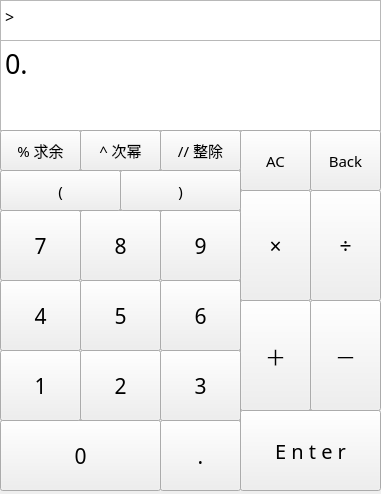
<?xml version="1.0" encoding="UTF-8"?>
<ui version="4.0">
 <class>MainWindow</class>
 <widget class="QMainWindow" name="MainWindow">
  <property name="geometry">
   <rect>
    <x>0</x>
    <y>0</y>
    <width>381</width>
    <height>494</height>
   </rect>
  </property>
  <property name="minimumSize">
   <size>
    <width>381</width>
    <height>494</height>
   </size>
  </property>
  <property name="maximumSize">
   <size>
    <width>381</width>
    <height>494</height>
   </size>
  </property>
  <property name="windowTitle">
   <string>极简-Fry</string>
  </property>
  <widget class="QWidget" name="centralwidget">
   <widget class="QPlainTextEdit" name="Command">
    <property name="geometry">
     <rect>
      <x>0</x>
      <y>0</y>
      <width>381</width>
      <height>41</height>
     </rect>
    </property>
    <property name="font">
     <font>
      <family>Bahnschrift Light SemiCondensed</family>
      <pointsize>12</pointsize>
     </font>
    </property>
    <property name="readOnly">
     <bool>true</bool>
    </property>
    <property name="plainText">
     <string>&gt;</string>
    </property>
   </widget>
   <widget class="QPlainTextEdit" name="ResultNum">
    <property name="geometry">
     <rect>
      <x>0</x>
      <y>40</y>
      <width>381</width>
      <height>91</height>
     </rect>
    </property>
    <property name="font">
     <font>
      <family>Bahnschrift Light</family>
      <pointsize>20</pointsize>
     </font>
    </property>
    <property name="styleSheet">
     <string notr="true"/>
    </property>
    <property name="readOnly">
     <bool>true</bool>
    </property>
    <property name="plainText">
     <string>0.</string>
    </property>
   </widget>
   <widget class="QPushButton" name="key4">
    <property name="geometry">
     <rect>
      <x>0</x>
      <y>280</y>
      <width>81</width>
      <height>71</height>
     </rect>
    </property>
    <property name="font">
     <font>
      <family>Microsoft JhengHei Light</family>
      <pointsize>16</pointsize>
     </font>
    </property>
    <property name="styleSheet">
     <string notr="true"/>
    </property>
    <property name="text">
     <string>4</string>
    </property>
   </widget>
   <widget class="QPushButton" name="Minus">
    <property name="geometry">
     <rect>
      <x>310</x>
      <y>300</y>
      <width>71</width>
      <height>111</height>
     </rect>
    </property>
    <property name="font">
     <font>
      <family>Microsoft JhengHei Light</family>
      <pointsize>16</pointsize>
     </font>
    </property>
    <property name="styleSheet">
     <string notr="true"/>
    </property>
    <property name="text">
     <string>－</string>
    </property>
   </widget>
   <widget class="QPushButton" name="key6">
    <property name="geometry">
     <rect>
      <x>160</x>
      <y>280</y>
      <width>81</width>
      <height>71</height>
     </rect>
    </property>
    <property name="font">
     <font>
      <family>Microsoft JhengHei Light</family>
      <pointsize>16</pointsize>
     </font>
    </property>
    <property name="styleSheet">
     <string notr="true"/>
    </property>
    <property name="text">
     <string>6</string>
    </property>
   </widget>
   <widget class="QPushButton" name="num_dot">
    <property name="geometry">
     <rect>
      <x>160</x>
      <y>420</y>
      <width>81</width>
      <height>71</height>
     </rect>
    </property>
    <property name="font">
     <font>
      <family>Microsoft JhengHei Light</family>
      <pointsize>16</pointsize>
     </font>
    </property>
    <property name="styleSheet">
     <string notr="true"/>
    </property>
    <property name="text">
     <string>.</string>
    </property>
   </widget>
   <widget class="QPushButton" name="key5">
    <property name="geometry">
     <rect>
      <x>80</x>
      <y>280</y>
      <width>81</width>
      <height>71</height>
     </rect>
    </property>
    <property name="font">
     <font>
      <family>Microsoft JhengHei Light</family>
      <pointsize>16</pointsize>
     </font>
    </property>
    <property name="styleSheet">
     <string notr="true"/>
    </property>
    <property name="text">
     <string>5</string>
    </property>
   </widget>
   <widget class="QPushButton" name="key8">
    <property name="geometry">
     <rect>
      <x>80</x>
      <y>210</y>
      <width>81</width>
      <height>71</height>
     </rect>
    </property>
    <property name="font">
     <font>
      <family>Microsoft JhengHei Light</family>
      <pointsize>16</pointsize>
     </font>
    </property>
    <property name="styleSheet">
     <string notr="true"/>
    </property>
    <property name="text">
     <string>8</string>
    </property>
   </widget>
   <widget class="QPushButton" name="Plus">
    <property name="geometry">
     <rect>
      <x>240</x>
      <y>300</y>
      <width>71</width>
      <height>111</height>
     </rect>
    </property>
    <property name="font">
     <font>
      <family>Microsoft JhengHei Light</family>
      <pointsize>16</pointsize>
     </font>
    </property>
    <property name="styleSheet">
     <string notr="true"/>
    </property>
    <property name="text">
     <string>＋</string>
    </property>
   </widget>
   <widget class="QPushButton" name="key2">
    <property name="geometry">
     <rect>
      <x>80</x>
      <y>350</y>
      <width>81</width>
      <height>71</height>
     </rect>
    </property>
    <property name="font">
     <font>
      <family>Microsoft JhengHei Light</family>
      <pointsize>16</pointsize>
     </font>
    </property>
    <property name="styleSheet">
     <string notr="true"/>
    </property>
    <property name="text">
     <string>2</string>
    </property>
   </widget>
   <widget class="QPushButton" name="Times">
    <property name="geometry">
     <rect>
      <x>240</x>
      <y>190</y>
      <width>71</width>
      <height>111</height>
     </rect>
    </property>
    <property name="font">
     <font>
      <family>Microsoft JhengHei Light</family>
      <pointsize>16</pointsize>
     </font>
    </property>
    <property name="styleSheet">
     <string notr="true"/>
    </property>
    <property name="text">
     <string>×</string>
    </property>
   </widget>
   <widget class="QPushButton" name="key0">
    <property name="geometry">
     <rect>
      <x>0</x>
      <y>420</y>
      <width>161</width>
      <height>71</height>
     </rect>
    </property>
    <property name="font">
     <font>
      <family>Microsoft JhengHei Light</family>
      <pointsize>16</pointsize>
     </font>
    </property>
    <property name="styleSheet">
     <string notr="true"/>
    </property>
    <property name="text">
     <string>0</string>
    </property>
   </widget>
   <widget class="QPushButton" name="key9">
    <property name="geometry">
     <rect>
      <x>160</x>
      <y>210</y>
      <width>81</width>
      <height>71</height>
     </rect>
    </property>
    <property name="font">
     <font>
      <family>Microsoft JhengHei Light</family>
      <pointsize>16</pointsize>
     </font>
    </property>
    <property name="styleSheet">
     <string notr="true"/>
    </property>
    <property name="text">
     <string>9</string>
    </property>
   </widget>
   <widget class="QToolButton" name="AC">
    <property name="geometry">
     <rect>
      <x>240</x>
      <y>130</y>
      <width>71</width>
      <height>61</height>
     </rect>
    </property>
    <property name="font">
     <font>
      <family>Corbel Light</family>
      <pointsize>11</pointsize>
     </font>
    </property>
    <property name="text">
     <string>AC</string>
    </property>
   </widget>
   <widget class="QPushButton" name="key3">
    <property name="geometry">
     <rect>
      <x>160</x>
      <y>350</y>
      <width>81</width>
      <height>71</height>
     </rect>
    </property>
    <property name="font">
     <font>
      <family>Microsoft JhengHei Light</family>
      <pointsize>16</pointsize>
     </font>
    </property>
    <property name="styleSheet">
     <string notr="true"/>
    </property>
    <property name="text">
     <string>3</string>
    </property>
   </widget>
   <widget class="QPushButton" name="key1">
    <property name="geometry">
     <rect>
      <x>0</x>
      <y>350</y>
      <width>81</width>
      <height>71</height>
     </rect>
    </property>
    <property name="font">
     <font>
      <family>Microsoft JhengHei Light</family>
      <pointsize>16</pointsize>
     </font>
    </property>
    <property name="styleSheet">
     <string notr="true"/>
    </property>
    <property name="text">
     <string>1</string>
    </property>
   </widget>
   <widget class="QPushButton" name="key7">
    <property name="geometry">
     <rect>
      <x>0</x>
      <y>210</y>
      <width>81</width>
      <height>71</height>
     </rect>
    </property>
    <property name="font">
     <font>
      <family>Microsoft JhengHei Light</family>
      <pointsize>16</pointsize>
     </font>
    </property>
    <property name="styleSheet">
     <string notr="true"/>
    </property>
    <property name="text">
     <string>7</string>
    </property>
   </widget>
   <widget class="QPushButton" name="Division">
    <property name="geometry">
     <rect>
      <x>310</x>
      <y>190</y>
      <width>71</width>
      <height>111</height>
     </rect>
    </property>
    <property name="font">
     <font>
      <family>Microsoft JhengHei Light</family>
      <pointsize>16</pointsize>
     </font>
    </property>
    <property name="styleSheet">
     <string notr="true"/>
    </property>
    <property name="text">
     <string>÷</string>
    </property>
   </widget>
   <widget class="QToolButton" name="BK">
    <property name="geometry">
     <rect>
      <x>310</x>
      <y>130</y>
      <width>71</width>
      <height>61</height>
     </rect>
    </property>
    <property name="font">
     <font>
      <family>Corbel Light</family>
      <pointsize>11</pointsize>
     </font>
    </property>
    <property name="text">
     <string>Back</string>
    </property>
   </widget>
   <widget class="QToolButton" name="EnterButton">
    <property name="geometry">
     <rect>
      <x>240</x>
      <y>410</y>
      <width>141</width>
      <height>81</height>
     </rect>
    </property>
    <property name="font">
     <font>
      <family>Corbel Light</family>
      <pointsize>15</pointsize>
     </font>
    </property>
    <property name="styleSheet">
     <string notr="true"/>
    </property>
    <property name="text">
     <string>E n t e r</string>
    </property>
   </widget>
   <widget class="QPushButton" name="Power">
    <property name="geometry">
     <rect>
      <x>80</x>
      <y>130</y>
      <width>81</width>
      <height>41</height>
     </rect>
    </property>
    <property name="font">
     <font>
      <family>Microsoft JhengHei Light</family>
      <pointsize>11</pointsize>
     </font>
    </property>
    <property name="text">
     <string>^ 次幂</string>
    </property>
   </widget>
   <widget class="QPushButton" name="Remainder">
    <property name="geometry">
     <rect>
      <x>0</x>
      <y>130</y>
      <width>81</width>
      <height>41</height>
     </rect>
    </property>
    <property name="font">
     <font>
      <family>Microsoft JhengHei Light</family>
      <pointsize>11</pointsize>
     </font>
    </property>
    <property name="text">
     <string>% 求余</string>
    </property>
   </widget>
   <widget class="QPushButton" name="rightq">
    <property name="geometry">
     <rect>
      <x>120</x>
      <y>170</y>
      <width>121</width>
      <height>41</height>
     </rect>
    </property>
    <property name="font">
     <font>
      <family>Candara Light</family>
      <pointsize>11</pointsize>
     </font>
    </property>
    <property name="text">
     <string>)</string>
    </property>
   </widget>
   <widget class="QPushButton" name="leftq">
    <property name="geometry">
     <rect>
      <x>0</x>
      <y>170</y>
      <width>121</width>
      <height>41</height>
     </rect>
    </property>
    <property name="font">
     <font>
      <family>Candara Light</family>
      <pointsize>11</pointsize>
     </font>
    </property>
    <property name="text">
     <string>(</string>
    </property>
   </widget>
   <widget class="QPushButton" name="Exact">
    <property name="geometry">
     <rect>
      <x>160</x>
      <y>130</y>
      <width>81</width>
      <height>41</height>
     </rect>
    </property>
    <property name="font">
     <font>
      <family>Microsoft JhengHei Light</family>
      <pointsize>11</pointsize>
     </font>
    </property>
    <property name="text">
     <string>// 整除</string>
    </property>
   </widget>
  </widget>
 </widget>
 <resources/>
 <connections/>
</ui>
